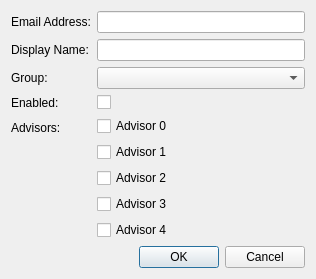
<?xml version="1.0" encoding="UTF-8"?>
<ui version="4.0">
 <class>Dialog</class>
 <widget class="QDialog" name="Dialog">
  <property name="geometry">
   <rect>
    <x>0</x>
    <y>0</y>
    <width>316</width>
    <height>262</height>
   </rect>
  </property>
  <property name="windowTitle">
   <string>Dialog</string>
  </property>
  <layout class="QFormLayout" name="formLayout">
   <item row="0" column="0">
    <widget class="QLabel" name="label">
     <property name="text">
      <string>Email Address:</string>
     </property>
    </widget>
   </item>
   <item row="0" column="1">
    <widget class="QLineEdit" name="emailText"/>
   </item>
   <item row="1" column="0">
    <widget class="QLabel" name="label_2">
     <property name="text">
      <string>Display Name:</string>
     </property>
    </widget>
   </item>
   <item row="1" column="1">
    <widget class="QLineEdit" name="displayNameText"/>
   </item>
   <item row="2" column="0">
    <widget class="QLabel" name="label_3">
     <property name="text">
      <string>Group:</string>
     </property>
    </widget>
   </item>
   <item row="2" column="1">
    <widget class="QComboBox" name="groupComboBox"/>
   </item>
   <item row="5" column="0" colspan="2">
    <widget class="QDialogButtonBox" name="buttonBox">
     <property name="orientation">
      <enum>Qt::Horizontal</enum>
     </property>
     <property name="standardButtons">
      <set>QDialogButtonBox::Cancel|QDialogButtonBox::Ok</set>
     </property>
    </widget>
   </item>
   <item row="4" column="0">
    <widget class="QLabel" name="label_4">
     <property name="text">
      <string>Advisors:</string>
     </property>
    </widget>
   </item>
   <item row="4" column="1">
    <layout class="QVBoxLayout" name="verticalLayout">
     <item>
      <widget class="QCheckBox" name="advisor0">
       <property name="text">
        <string>Advisor 0</string>
       </property>
      </widget>
     </item>
     <item>
      <widget class="QCheckBox" name="advisor2">
       <property name="text">
        <string>Advisor 1</string>
       </property>
      </widget>
     </item>
     <item>
      <widget class="QCheckBox" name="advisor4">
       <property name="text">
        <string>Advisor 2</string>
       </property>
      </widget>
     </item>
     <item>
      <widget class="QCheckBox" name="advisor3">
       <property name="text">
        <string>Advisor 3</string>
       </property>
      </widget>
     </item>
     <item>
      <widget class="QCheckBox" name="advisor1">
       <property name="text">
        <string>Advisor 4</string>
       </property>
      </widget>
     </item>
    </layout>
   </item>
   <item row="3" column="0">
    <widget class="QLabel" name="label_5">
     <property name="text">
      <string>Enabled:</string>
     </property>
    </widget>
   </item>
   <item row="3" column="1">
    <widget class="QCheckBox" name="enabledCheckBox">
     <property name="text">
      <string/>
     </property>
    </widget>
   </item>
  </layout>
 </widget>
 <resources/>
 <connections>
  <connection>
   <sender>buttonBox</sender>
   <signal>accepted()</signal>
   <receiver>Dialog</receiver>
   <slot>accept()</slot>
   <hints>
    <hint type="sourcelabel">
     <x>248</x>
     <y>254</y>
    </hint>
    <hint type="destinationlabel">
     <x>157</x>
     <y>274</y>
    </hint>
   </hints>
  </connection>
  <connection>
   <sender>buttonBox</sender>
   <signal>rejected()</signal>
   <receiver>Dialog</receiver>
   <slot>reject()</slot>
   <hints>
    <hint type="sourcelabel">
     <x>316</x>
     <y>260</y>
    </hint>
    <hint type="destinationlabel">
     <x>286</x>
     <y>274</y>
    </hint>
   </hints>
  </connection>
 </connections>
</ui>
